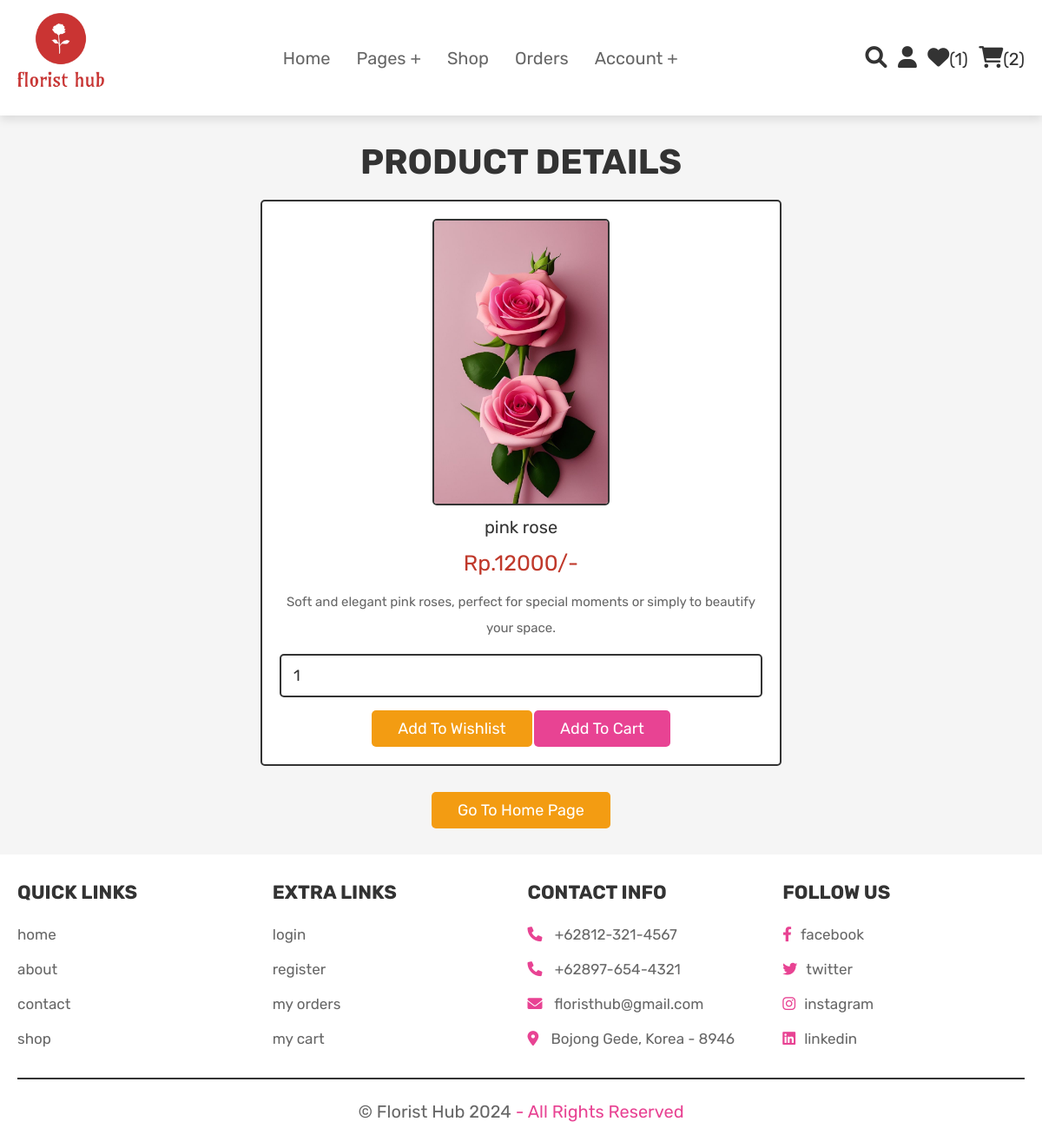
The page /view_page.php?pid=13 (signed in) on the database its author committed.
### tables this page shows
CREATE TABLE `products` (
  `id` int(100) NOT NULL,
  `name` varchar(100) NOT NULL,
  `details` varchar(500) NOT NULL,
  `price` int(100) NOT NULL,
  `image` varchar(100) NOT NULL
);

### view_page.php (the view, shortened to what this page needs)
<?php
@include 'config.php';
?>
<!DOCTYPE html>
<html lang="en">
<head>
   <link rel="stylesheet" href="https://cdnjs.cloudflare.com/ajax/libs/font-awesome/6.0.0/css/all.min.css">
   <link rel="stylesheet" href="css/style.css">
</head>
<body>
<?php @include 'header.php'; ?>
<section class="quick-view">
    <h1 class="title">product details</h1>
    <?php
        if(isset($_GET['pid'])){
            $pid = $_GET['pid'];
            $select_products = mysqli_query($conn, "SELECT * FROM `products` WHERE id = '$pid'") or die('query failed');
         if(mysqli_num_rows($select_products) > 0){
            while($fetch_products = mysqli_fetch_assoc($select_products)){
    ?>
    <form action="" method="POST">
         <img src="uploaded_img/<?php echo $fetch_products['image']; ?>" alt="" class="image">
         <div class="name"><?php echo $fetch_products['name']; ?></div>
         <div class="price">Rp.<?php echo $fetch_products['price']; ?>/-</div>
         <div class="details"><?php echo $fetch_products['details']; ?></div>
         <input type="number" name="product_quantity" value="1" min="0" class="qty">
         <input type="submit" value="add to wishlist" name="add_to_wishlist" class="option-btn">
         <input type="submit" value="add to cart" name="add_to_cart" class="btn">
      </form>
    <?php
            }
        }else{
        echo '<p class="empty">no products details available!</p>';
        }
    }
    ?>
    <div class="more-btn">
        <a href="home.php" class="option-btn">go to home page</a>
    </div>
</section>
<?php @include 'footer.php'; ?>
</body>
</html>

### css/style.css (style rules this page uses)
:root { --pink:#e84393; --red:#c0392b; --orange:#f39c12; --black:#333; --white:#fff; --light-color:#666; --light-white:#ccc; --light-bg:#f5f5f5; --border:.2rem solid var(--black); --box-shadow:0 .5rem 1rem rgba(0,0,0,.1); }
* { font-family: 'Rubik', sans-serif; margin:0; padding:0; box-sizing: border-box; outline: none; border:none; text-decoration: none; transition:all .2s linear; }
html { font-size: 62.5%; overflow-x: hidden; scroll-behavior: smooth; scroll-padding-top: 6.5rem; }
body { background: var(--light-bg); }
section { padding:3rem 2rem; }
.btn, .delete-btn, .option-btn { display: inline-block; border-radius: .5rem; margin-top: 1rem; font-size: 1.8rem; color:var(--white); cursor: pointer; padding:1rem 3rem; text-transform: capitalize; }
.btn { background-color: var(--pink); }
.option-btn { background-color: var(--orange); }
.more-btn { margin-top: 2rem; text-align: center; }
.title { text-align: center; margin-bottom: 2rem; color:var(--black); text-transform: uppercase; font-size: 4rem; }
.quick-view form { max-width: 60rem; padding:2rem; text-align: center; border:var(--border); box-shadow: var(--border); border-radius: .5rem; background-color: var(--white); margin:0 auto; }
.quick-view form .image { height: 33rem; border:var(--border); border-radius: .5rem; }
.quick-view form .name { margin:1rem 0; font-size: 2rem; color:var(--black); }
.quick-view form .price { color:var(--red); font-size: 2.5rem; padding:.5rem 0; }
.quick-view form .details { padding:1rem 0; font-size: 1.5rem; color:var(--light-color); line-height: 2; }
.quick-view form .qty { width: 100%; padding:1.2rem 1.4rem; font-size: 1.8rem; color:var(--black); border-radius: .5rem; border:var(--border); margin:.5rem 0; }

### rows shown on the page
products: image (picture), name "pink rose", price "12000", details "Soft and elegant pink roses, perfect for special moments or simply to beautify your space."

### other values the page prints
$wishlist_num_rows "1"
$cart_num_rows "2"
